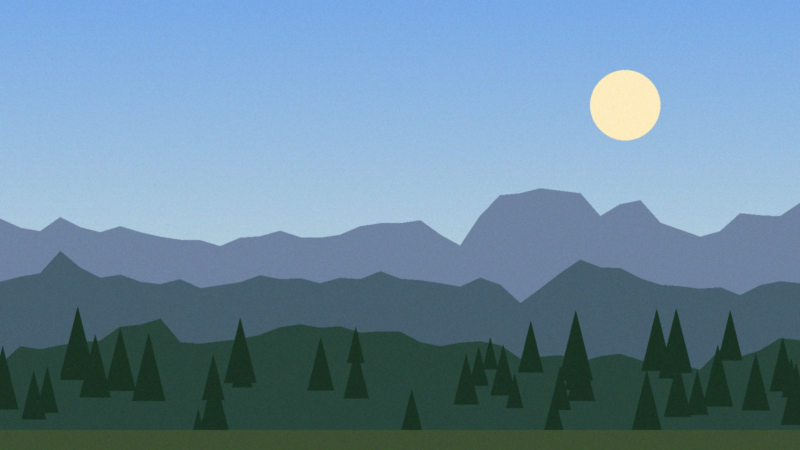
#> input picture scripts/dev/fixtures/photo.jpg, 1600 x 900 px (shown at 1/2 size)
$ python -i check-shots.py   (imports and definitions only)
#> lines starting #> are read from the running program, lines starting #| are printed output that depends on the picture
#!/usr/bin/env python3
"""The pictures a CI run took, looked at before anyone has to: each one must be there, and must show something.

A picture that is blank or all one colour (a window that never drew, a web view that stayed white, a capture of
nothing) or that is missing (the app did not get there) fails the run, named with what was measured, so a broken
screen is caught by the run rather than by someone scrolling through a hundred pictures. A picture meant to be plain
is named in the allowlist (scripts/dev/shot-checks.json), each with its reason and the floor it is held to instead.

    python3 scripts/dev/check-shots.py <dir> [--expect names.txt] [--pattern '*.png'] [--allow shot-checks.json]
                                             [--app mac|ios|windows] [--report out.txt]

--expect: a file whose lines start with each picture's name (mac-shots.sh's shot-times.txt, a list of names): every
one must have a picture (<name>.png or <name>-app.png). Each picture is measured at a width of 320 pixels:
  spread   the standard deviation of its grey (0 a flat colour; a screen of text and cards is 20 and more)
  dominant the share of it in its commonest colour (colours counted in steps of 16 per channel)
  colours  how many such colours cover at least 0.2% of it
and fails when spread < MIN_SPREAD, dominant > MAX_DOMINANT or colours < MIN_COLOURS. Needs Pillow.
"""
import argparse
import fnmatch
import json
import os
import sys

try:
    from PIL import Image, ImageOps, ImageStat
except ImportError:  # (the workflows install it; said plainly when one did not)
    sys.exit("check-shots.py needs Pillow: python3 -m pip install pillow")

MIN_SPREAD = 5.0
MAX_DOMINANT = 0.99
MIN_COLOURS = 3


def measure(path):
    """(spread, dominant, colours, width, height) of the picture at path."""
#> called with path = 'fixtures/photo.jpg'
    with Image.open(path) as im:
#> im is the input picture: PIL image 1600x900 RGB; mean R, G, B 105.3, 136.7, 157.9
        width, height = im.size
#> width = 1600; height = 900
        im.draft("RGB", (320, 320))
        if im.mode in ("RGBA", "LA", "P"):
            # (a see-through window pictured on nothing is laid on white, as it would be seen)
            rgba = im.convert("RGBA")
            ground = Image.new("RGBA", rgba.size, (255, 255, 255, 255))
            ground.alpha_composite(rgba)
            im2 = ground.convert("RGB")
        else:
            im2 = im.convert("RGB")
    small = im2.resize((320, max(1, round(320 * height / max(1, width)))), Image.BILINEAR)
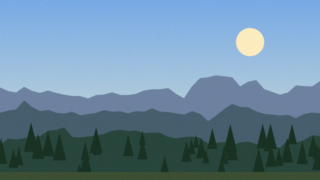
#> small: PIL image 320x180 RGB; mean R, G, B 105.3, 136.7, 157.9
    spread = ImageStat.Stat(small.convert("L")).stddev[0]
#> spread = 52.79
    # (each channel in steps of 16: 4,096 colours at most)
    counts = [c for c, _ in ImageOps.posterize(small, 4).getcolors(4096)]
#> counts = 63 values, max 7325 at index 4, min 1 at index 11, mean 914.3
    total = small.width * small.height
#> total = 57600
    dominant = max(counts) / total
#> dominant = 0.127
    colours = sum(1 for c in counts if c / total >= 0.002)
#> colours = 23
    return spread, dominant, colours, width, height


# [73 lines left out: function main, not called in this run]


# [2 lines not run here, left out]

>>> result = measure('fixtures/photo.jpg')
#> result = (52.79, 0.127, 23, 1600, 900)
